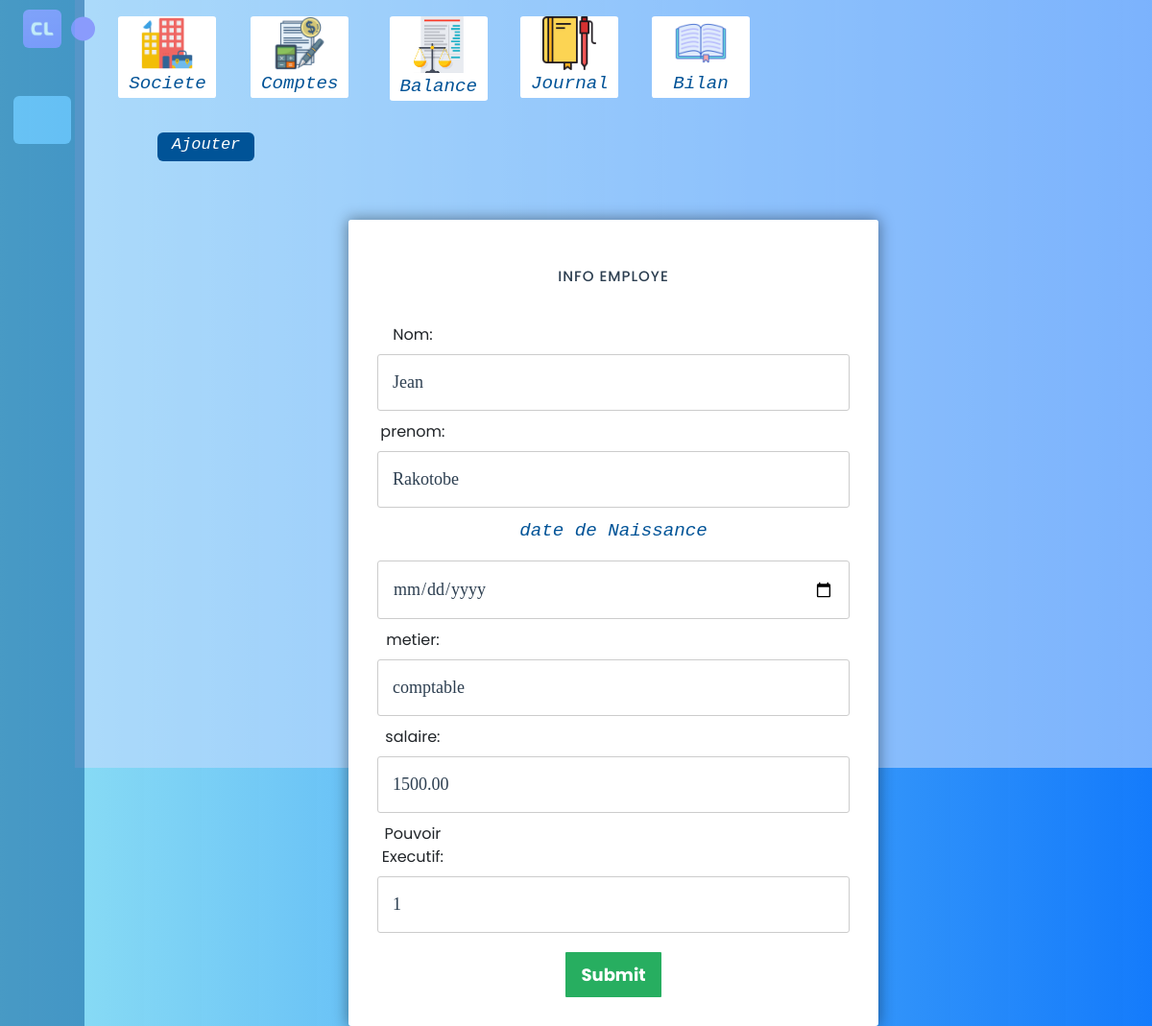
The page /SI-ITU/update/Update/employe?id=1 on the database its author committed.
### tables this page shows
CREATE TABLE Employe (
    id INTEGER AUTO_INCREMENT PRIMARY KEY ,
    nom VARCHAR(255),
    prenom VARCHAR(255),
    dateNaissance DATE,
    idDepartement INTEGER,
    metier VARCHAR(255),
    salaire DECIMAL(10,2),
    pouvoirExecutif Integer,
    idSociete INTEGER,
    FOREIGN KEY (idDepartement) REFERENCES Departement(id),
    FOREIGN KEY (idSociete) REFERENCES identite_Entreprise(id)
);

### SI-ITU/application/views/templates/template.php (called while the page is built, shortened)
<?php
    $header = "templates/header";
    if($categorie == "S")
    {
        $header = "templates/headerS";
    }
    $this->load->view($header);
    $this->load->view($content);
?>

### SI-ITU/application/controllers/update/Update.php (called while the page is built, shortened)
<?php
class Update extends CI_Controller
{
    public function employe()
    {
        $dateNaissance = $this->input->post('dateNaissance');
        $nom = $this->input->post('nom');
        $prenom = $this->input->post('prenom');
        $metier = $this->input->post('metier');
        $salaire = $this->input->post('salaire');
        $pouvoirExecutif = $this->input->post('pouvoirExecutif');
        $data = array(
            'nom' => $nom,
            'prenom' => $prenom,
            'metier' => $metier,
            'salaire' => $salaire,
            'dateNaissance' => $dateNaissance,
            'pouvoirExecutif' => $pouvoirExecutif,
        );
        $data['categorie'] = "S";
        $data['content'] = "update/employe";
        $this->load->view('templates/template', $data);
    }
}

### SI-ITU/index.php (called while the page is built, shortened)
<?php
require_once BASEPATH.'core/CodeIgniter.php';

### SI-ITU/application/views/update/employe.php (the view, shortened to what this page needs)
<?php
$id = $_GET['id'];
$query = $this->db->get_where('Employe', array('id' => $id));
$Employe = $query->row();
?>
         <form id="msform" action="<?php echo site_url('up/Update/employe')?>" method="POST">
            <fieldset><h2 class="fs-title">INFO EMPLOYE</h2>
<label for="Nom">Nom: </label>
              <input value="<?php echo "$Employe->nom" ?>" type="text" name="nom" />
<label for="prenom">prenom: </label>
              <input value="<?php echo "$Employe->prenom" ?>" type="text" name="prenom" />
           <p>date de Naissance </p>
              <input value="<?php echo "$Employe->dateNaissance" ?>" type="date" name="dateNaissance" />
<label for="metier">metier: </label>
              <input value="<?php echo "$Employe->metier" ?>"type="text" name="metier" />
<label for="salaire">salaire: </label>
              <input value="<?php echo "$Employe->salaire" ?>"type="number" name="salaire" />
       <label for="salaire">Pouvoir Executif: </label>
              <input value="<?php echo "$Employe->pouvoirExecutif" ?>"type="text" name="pouvoirExecutif" />
       <button class="submit action-button" target="_top">Submit</a>
            </fieldset>
          </form>
    </section>
</body>
</html>

### SI-ITU/assets/css/style.css (style rules this page uses)
* { box-sizing: border-box; -webkit-box-sizing: border-box; -moz-box-sizing: border-box; }
body { font-family: 'lato', sans-serif; -webkit-font-smoothing: antialiased; background: linear-gradient(270deg, #0070fbeb, #8fe1f4); padding: 0; margin: 0; height: 100vh; }
h2 { text-align: center; font-size: 18px; text-transform: uppercase; letter-spacing: 1px; color: black; padding: 30px 0; }

### SI-ITU/assets/css/left.css (style rules this page uses)
* { margin: 0; padding: 0; box-sizing: border-box; font-family: 'Poppins', sans-serif; }
:root { --body-color: #E4E9F7; --sidebar-color: #FFF; --primary-color: #695CFE; --primary-color-light: #F6F5FF; --toggle-color: #DDD; --text-color: #707070; --tran-03: all 0.2s ease; --tran-03: all 0.3s ease; --tran-04: all 0.3s ease; --tran-05: all 0.3s ease; }
body { min-height: 100vh; background-color: var(--body-color); transition: var(--tran-05); }

### SI-ITU/application/views/update/employe.php (style rules this page uses)
body { font-family: montserrat, arial, verdana; }
#msform { width: 690px; margin: 50px auto; text-align: center; position: relative; }
#msform fieldset { background: white; border: 0 none; border-radius: 3px; box-shadow: 0 0 15px 1px rgba(0, 0, 0, 0.4); padding: 20px 30px; box-sizing: border-box; width: 80%; margin: 0 10%; position: relative; }
#msform input, #msform textarea { padding: 15px; border: 1px solid #ccc; border-radius: 3px; margin-bottom: 10px; width: 100%; box-sizing: border-box; font-family: montserrat; color: #2C3E50; font-size: 18px; }
#msform .action-button { width: 100px; background: #27AE60; font-weight: bold; color: white; border: 0 none; border-radius: 1px; cursor: pointer; padding: 10px; margin: 10px 5px; text-decoration: none; font-size: 18px; }
.fs-title { font-size: 15px; text-transform: uppercase; color: #2C3E50; margin-bottom: 10px; }
label { margin-right: 85%; display: inline-block; margin-bottom: 0.5rem; }

### rows shown on the page
employe: nom "Jean", prenom "Rakotobe", metier "comptable", salaire "1500.00", pouvoirExecutif "1"
